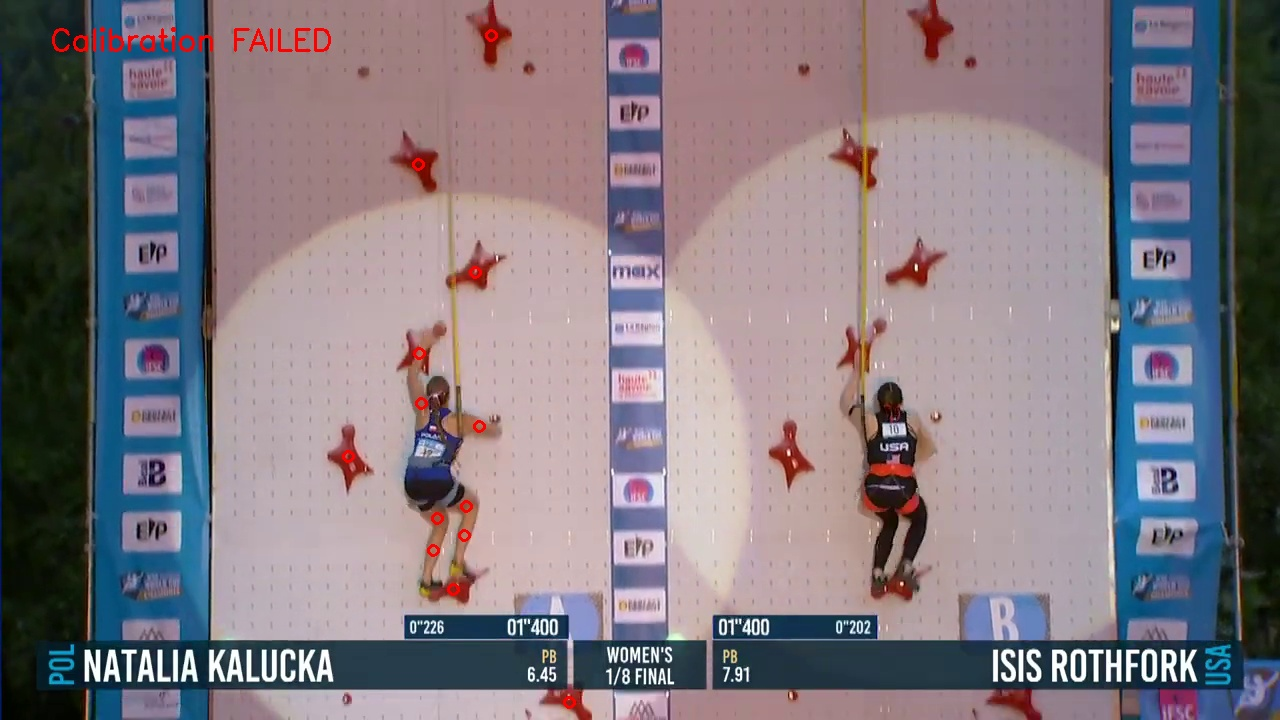
#> input picture debug_calibration_race001.jpg, 1280 x 720 px
$ python debug_hold_detection.py ../debug_calibration_race001.jpg
#> lines starting #> are read from the running program, lines starting #| are printed output that depends on the picture; after the words box and inside, x2 and y2 are one past the last pixel; in counts of white or black regions, pixels touching at a corner belong together
### speed_climbing/vision/holds.py
"""
Detect IFSC red holds in video frames using color and shape-based detection.

IFSC speed climbing holds are distinctive 4-pointed red stars.
This module uses multiple detection strategies:
1. HSV color filtering with adaptive presets
2. Star shape detection via convexity analysis
3. Optional template matching
"""

import json
import logging
from dataclasses import dataclass, field
from typing import List, Optional, Tuple, Dict
from enum import Enum

import cv2
import numpy as np

from speed_climbing.core.settings import DEFAULT_PROCESSING_CONFIG

logger = logging.getLogger(__name__)


class LightingCondition(Enum):
    """Lighting condition presets for adaptive HSV filtering."""
    AUTO = "auto"
    DAYLIGHT = "daylight"
    INDOOR = "indoor"
    SPOTLIGHT = "spotlight"  # Night competitions with spotlights
    LOW_LIGHT = "low_light"


# HSV presets for different lighting conditions
HSV_PRESETS = {
    LightingCondition.DAYLIGHT: {
        "red1_lower": np.array([0, 120, 100]),
        "red1_upper": np.array([10, 255, 255]),
        "red2_lower": np.array([170, 120, 100]),
        "red2_upper": np.array([180, 255, 255]),
    },
    LightingCondition.INDOOR: {
        "red1_lower": np.array([0, 100, 80]),
        "red1_upper": np.array([12, 255, 255]),
        "red2_lower": np.array([168, 100, 80]),
        "red2_upper": np.array([180, 255, 255]),
    },
    LightingCondition.SPOTLIGHT: {
        "red1_lower": np.array([0, 80, 120]),
        "red1_upper": np.array([15, 255, 255]),
        "red2_lower": np.array([165, 80, 120]),
        "red2_upper": np.array([180, 255, 255]),
    },
    LightingCondition.LOW_LIGHT: {
        "red1_lower": np.array([0, 60, 60]),
        "red1_upper": np.array([15, 255, 255]),
        "red2_lower": np.array([165, 60, 60]),
        "red2_upper": np.array([180, 255, 255]),
    },
}


@dataclass
class DetectedHold:
    """Represents a detected hold in a video frame."""
    hold_num: Optional[int]  # Matched to IFSC route map, None if unmatched
    pixel_x: float
    pixel_y: float
    confidence: float  # 0.0 to 1.0
    contour_area: float
    panel: Optional[str] = None  # e.g., 'DX1', 'SN3'
    grid_position: Optional[str] = None  # e.g., 'F4', 'M8'
    star_score: float = 0.0  # How star-like the shape is (0-1)
    color_score: float = 0.0  # How red the detected region is (0-1)
    contour: Optional[np.ndarray] = field(default=None, repr=False)


class HoldDetector:
    """
    Detect red IFSC holds in video frames using color and shape analysis.

    IFSC holds are 4-pointed red stars with distinctive properties:
    - Red color (HSV hue 0-15 or 165-180)
    - Star shape with 4 points
    - Specific size range based on camera distance
    """

    def __init__(
        self,
        route_coordinates_path: Optional[str] = None,
        min_area: int = 300,  # Minimum contour area in pixels (lowered for distant holds)
        max_area: int = 20000,  # Maximum contour area
        min_confidence: float = 0.50,  # Minimum combined confidence
        lighting_condition: LightingCondition = LightingCondition.AUTO,
        use_star_detection: bool = True,  # Enable star shape analysis
        use_spatial_filtering: bool = True,  # Filter by expected positions
        spatial_tolerance_m: float = 0.20,  # Tolerance in meters
        star_weight: float = 0.40,  # Weight for star shape in confidence (increased)
        color_weight: float = 0.35,  # Weight for color match
        size_weight: float = 0.15,  # Weight for size appropriateness
        aspect_weight: float = 0.10,  # Weight for aspect ratio
        min_solidity: float = 0.45,  # Minimum solidity for star-like shapes
        max_solidity: float = 0.85,  # Maximum solidity (too high = circle/blob)
        min_aspect_ratio: float = 0.4,  # Minimum width/height ratio
        max_aspect_ratio: float = 2.5,  # Maximum width/height ratio
        min_star_score: float = 0.30,  # Minimum star shape score to be considered a hold
    ):
#> in visualize_hold_detection, frame is the input picture: shape (720, 1280, 3); mean B, G, R 129.3, 121.2, 129.9
        self.min_area = min_area
        self.max_area = max_area
        self.min_confidence = min_confidence
        self.lighting_condition = lighting_condition
        self.use_star_detection = use_star_detection
        self.use_spatial_filtering = use_spatial_filtering
        self.spatial_tolerance_m = spatial_tolerance_m
        self.route_map = None

        # Confidence weights
        self.star_weight = star_weight
        self.color_weight = color_weight
        self.size_weight = size_weight
        self.aspect_weight = aspect_weight

        # Shape filtering parameters
        self.min_solidity = min_solidity
        self.max_solidity = max_solidity
        self.min_aspect_ratio = min_aspect_ratio
        self.max_aspect_ratio = max_aspect_ratio
        self.min_star_score = min_star_score

        # Will be set based on lighting condition
        self._hsv_preset = None
        self._auto_lighting = lighting_condition == LightingCondition.AUTO

        if route_coordinates_path:
            self._load_route_coordinates(route_coordinates_path)

        # Initialize HSV ranges
        self._update_hsv_preset(lighting_condition)

    def _update_hsv_preset(self, condition: LightingCondition):
        """Update HSV ranges based on lighting condition."""
        if condition == LightingCondition.AUTO:
            # Default to indoor as a reasonable middle ground
            condition = LightingCondition.INDOOR

        preset = HSV_PRESETS.get(condition, HSV_PRESETS[LightingCondition.INDOOR])
        self._hsv_preset = preset

        self.hsv_lower_red1 = preset["red1_lower"]
        self.hsv_upper_red1 = preset["red1_upper"]
        self.hsv_lower_red2 = preset["red2_lower"]
        self.hsv_upper_red2 = preset["red2_upper"]

    def _detect_lighting_condition(self, frame: np.ndarray) -> LightingCondition:
        """
        Automatically detect lighting condition from frame brightness/contrast.

        Returns appropriate LightingCondition enum value.
        """
        # Convert to grayscale and analyze
        gray = cv2.cvtColor(frame, cv2.COLOR_BGR2GRAY)
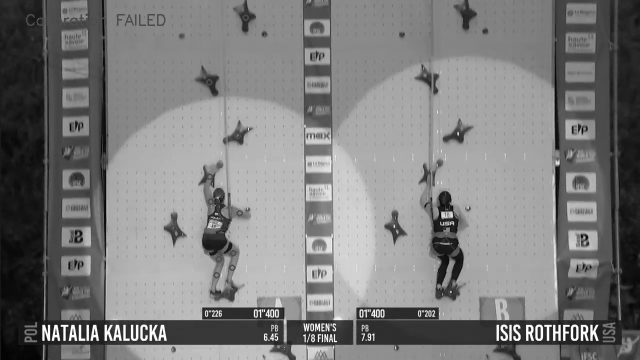
#> gray: shape (720, 1280) (shown at 1/2 size); min 0, max 255, mean 124.7
        mean_brightness = np.mean(gray)
#> mean_brightness = 124.7
        std_brightness = np.std(gray)
#> std_brightness = 56.1

        # Check for spotlight effect (high contrast, bright spots)
        if std_brightness > 70 and mean_brightness > 100:
            return LightingCondition.SPOTLIGHT

        # Daylight (bright, even lighting)
        if mean_brightness > 140:
            return LightingCondition.DAYLIGHT

        # Low light
        if mean_brightness < 80:
            return LightingCondition.LOW_LIGHT

        # Default to indoor
        return LightingCondition.INDOOR

    # [9 lines left out: function _load_route_coordinates, not called in this run]

    def _calculate_star_score(self, contour: np.ndarray) -> float:
        """
        Calculate how star-like a contour is.

        IFSC holds are 4-pointed stars with:
        - 4 convexity defects (valleys between points)
        - Relatively low solidity (area/convex_hull_area)
        - Specific perimeter-to-area ratio

        Returns:
            Score from 0.0 (not star-like) to 1.0 (perfect star)
        """
        if len(contour) < 5:
            return 0.0

        try:
            area = cv2.contourArea(contour)
            if area < 100:
                return 0.0

            # Get convex hull
            hull = cv2.convexHull(contour)
            hull_area = cv2.contourArea(hull)

            if hull_area == 0:
                return 0.0

            # Solidity: ratio of contour area to convex hull area
            # Stars have lower solidity than circles (0.5-0.75 typical)
            solidity = area / hull_area

            # Ideal solidity for 4-pointed star is around 0.5-0.7
            # Too high means circle-like, too low means too irregular
            if 0.45 <= solidity <= 0.75:
                solidity_score = 1.0 - abs(solidity - 0.6) / 0.15
            else:
                solidity_score = max(0, 0.5 - abs(solidity - 0.6))

            # Count convexity defects
            hull_indices = cv2.convexHull(contour, returnPoints=False)
            if hull_indices is None or len(hull_indices) < 3:
                return solidity_score * 0.5

            try:
                defects = cv2.convexityDefects(contour, hull_indices)
            except cv2.error:
                return solidity_score * 0.5

            if defects is None:
                defect_score = 0.3
            else:
                # Count significant defects (depth > threshold)
                perimeter = cv2.arcLength(contour, True)
                depth_threshold = perimeter * 0.03  # 3% of perimeter

                significant_defects = 0
                for i in range(defects.shape[0]):
                    s, e, f, d = defects[i, 0]
                    depth = d / 256.0  # Convert from fixed-point
                    if depth > depth_threshold:
                        significant_defects += 1

                # 4-pointed star should have 4 defects
                if significant_defects == 4:
                    defect_score = 1.0
                elif significant_defects == 3 or significant_defects == 5:
                    defect_score = 0.7
                elif 2 <= significant_defects <= 6:
                    defect_score = 0.4
                else:
                    defect_score = 0.1

            # Perimeter to area ratio check
            perimeter = cv2.arcLength(contour, True)
            # For star shapes, this ratio is higher than for circles
            pa_ratio = perimeter / np.sqrt(area)
            # Ideal for 4-pointed star is around 5-7
            if 4.5 <= pa_ratio <= 8.0:
                pa_score = 1.0 - abs(pa_ratio - 6.0) / 3.0
            else:
                pa_score = 0.2

            # Combined star score
            star_score = (
                solidity_score * 0.4 +
                defect_score * 0.4 +
                pa_score * 0.2
            )

            return min(1.0, max(0.0, star_score))

        except Exception as e:
            logger.debug(f"Error calculating star score: {e}")
            return 0.0

    def _calculate_color_score(
        self,
        frame: np.ndarray,
        contour: np.ndarray
    ) -> float:
        """
        Calculate how well the contour matches expected red color.

        Returns:
            Score from 0.0 to 1.0 based on color match
        """
        try:
            # Create mask for this contour
            mask = np.zeros(frame.shape[:2], dtype=np.uint8)
            cv2.drawContours(mask, [contour], 0, 255, -1)

            # Get mean color in HSV
            hsv = cv2.cvtColor(frame, cv2.COLOR_BGR2HSV)
            mean_hsv = cv2.mean(hsv, mask=mask)[:3]

            h, s, v = mean_hsv

            # Check if hue is in red range
            if h <= 15 or h >= 165:
                hue_score = 1.0
            elif h <= 25 or h >= 155:
                hue_score = 0.5
            else:
                hue_score = 0.0

            # Check saturation (should be high for vivid red)
            sat_score = min(1.0, s / 150.0) if s > 50 else 0.3

            # Check value (should be reasonably bright)
            val_score = min(1.0, v / 180.0) if v > 40 else 0.2

            return hue_score * 0.5 + sat_score * 0.3 + val_score * 0.2

        except Exception as e:
            logger.debug(f"Error calculating color score: {e}")
            return 0.5

    def detect_holds(
        self,
        frame: np.ndarray,
        lane: Optional[str] = None,
        return_mask: bool = False,
        return_debug_info: bool = False
    ) -> List[DetectedHold]:
        """
        Detect holds in a single video frame.

        Args:
            frame: Input BGR frame
            lane: Optional lane filter ('left' or 'right')
            return_mask: If True, return (holds, mask) tuple
            return_debug_info: If True, return (holds, debug_dict)

        Returns:
            List of DetectedHold objects, or tuple if return_mask/return_debug_info
        """
        if frame is None or frame.size == 0:
            empty_result = []
            if return_mask:
                return empty_result, None
            if return_debug_info:
                return empty_result, {}
            return empty_result

        # Auto-detect lighting if enabled
        if self._auto_lighting:
            detected_condition = self._detect_lighting_condition(frame)
            self._update_hsv_preset(detected_condition)
            logger.debug(f"Auto-detected lighting: {detected_condition.value}")

        # Convert to HSV
        hsv = cv2.cvtColor(frame, cv2.COLOR_BGR2HSV)
#> hsv: shape (720, 1280, 3); mean H, S, V 109.3, 76.8, 145.9

        # Create mask for red color using current HSV preset
        mask1 = cv2.inRange(hsv, self.hsv_lower_red1, self.hsv_upper_red1)
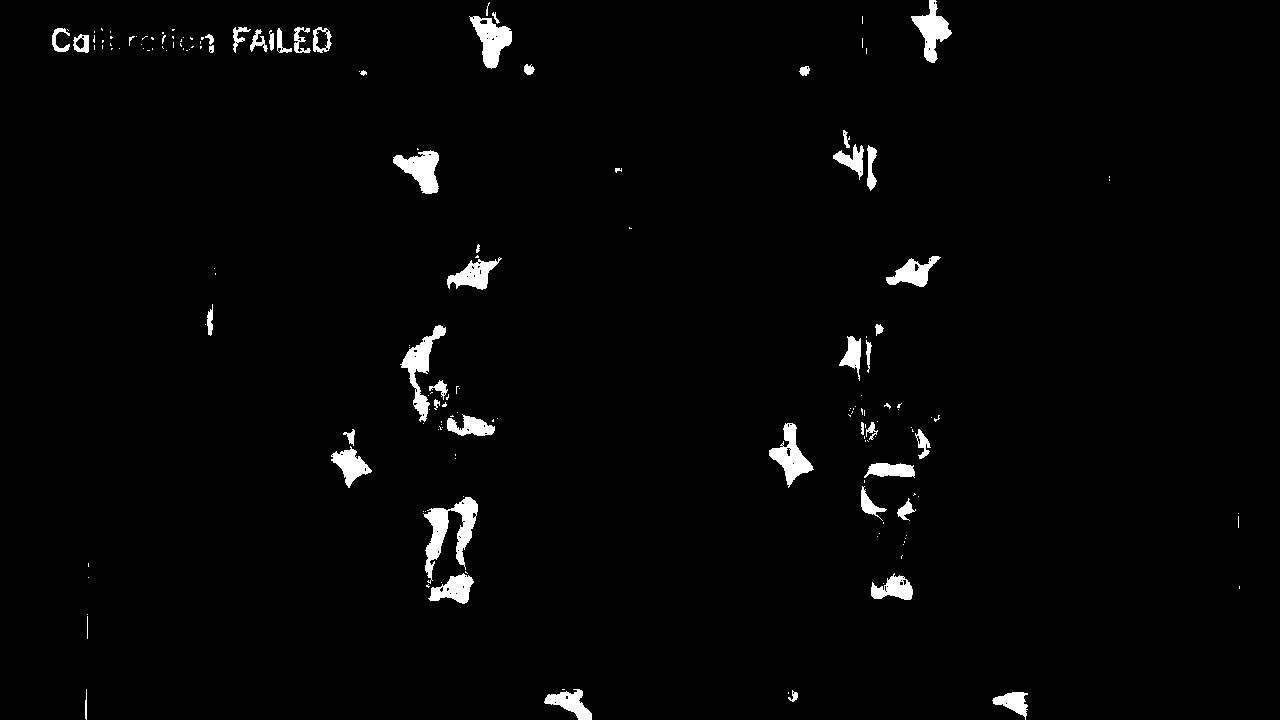
#> mask1: shape (720, 1280); 2% white; 170 white regions (119 under 20 px), largest, box (x1, y1, x2, y2) and area: (423, 497, 478, 584) 1782, (400, 325, 446, 422) 1256, (469, 16, 512, 69) 1152
        mask2 = cv2.inRange(hsv, self.hsv_lower_red2, self.hsv_upper_red2)
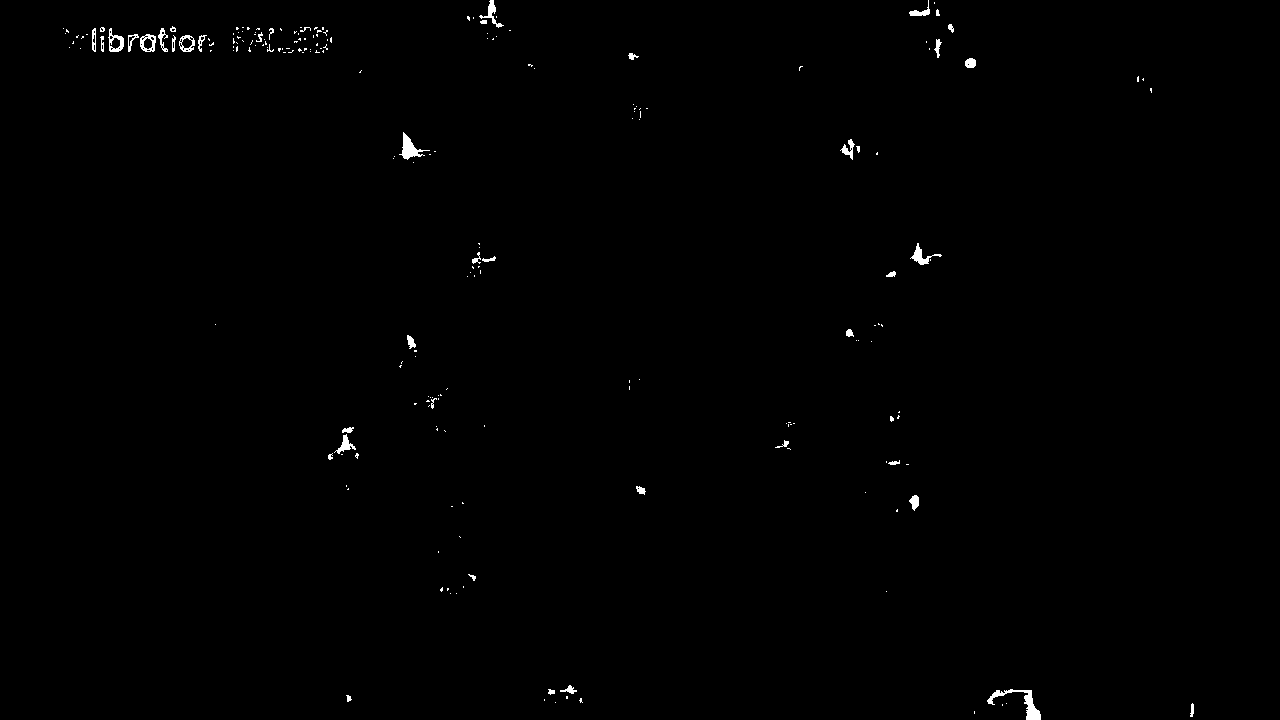
#> mask2: shape (720, 1280); 0.45% white; 215 white regions (172 under 20 px), largest, box (x1, y1, x2, y2) and area: (987, 689, 1041, 720) 443, (399, 132, 430, 160) 298, (910, 243, 942, 265) 200
        mask = cv2.bitwise_or(mask1, mask2)
#> mask: shape (720, 1280); 2.5% white; 156 white regions (99 under 20 px), largest, box (x1, y1, x2, y2) and area: (423, 497, 478, 584) 1789, (393, 132, 439, 194) 1432, (467, 0, 512, 69) 1426

        # Morphological operations to clean up mask
        kernel_small = np.ones((3, 3), np.uint8)
        kernel_medium = np.ones((5, 5), np.uint8)

        # Remove noise
        mask = cv2.morphologyEx(mask, cv2.MORPH_OPEN, kernel_small, iterations=1)
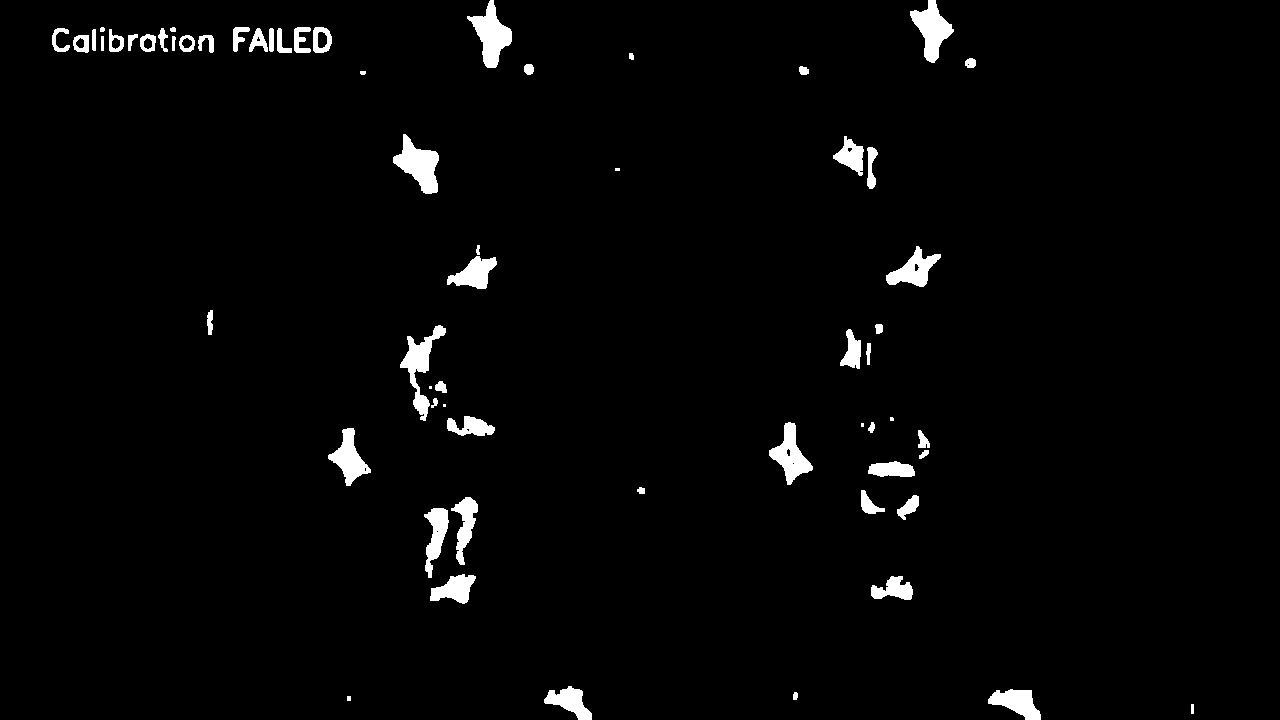
#> mask: shape (720, 1280); 2.4% white; 63 white regions (5 under 20 px), largest, box (x1, y1, x2, y2) and area: (467, 0, 512, 68) 1423, (393, 134, 439, 194) 1423, (400, 325, 446, 421) 1329
        # Fill small holes
        mask = cv2.morphologyEx(mask, cv2.MORPH_CLOSE, kernel_medium, iterations=1)
#> mask: shape (720, 1280); 2.4% white; 41 white regions (4 under 20 px)

        # Find contours
        contours, _ = cv2.findContours(mask, cv2.RETR_EXTERNAL, cv2.CHAIN_APPROX_SIMPLE)
#> contours = 41 contours, 7 with area under 20; largest, box (x1, y1, x2, y2) and area: (52, 27, 214, 53) 1839, (424, 497, 478, 578) 1583, (249, 27, 332, 53) 1425, (393, 134, 439, 194) 1344, (467, 0, 512, 68) 1340
#> (the rest of the program and of its run is left out)
